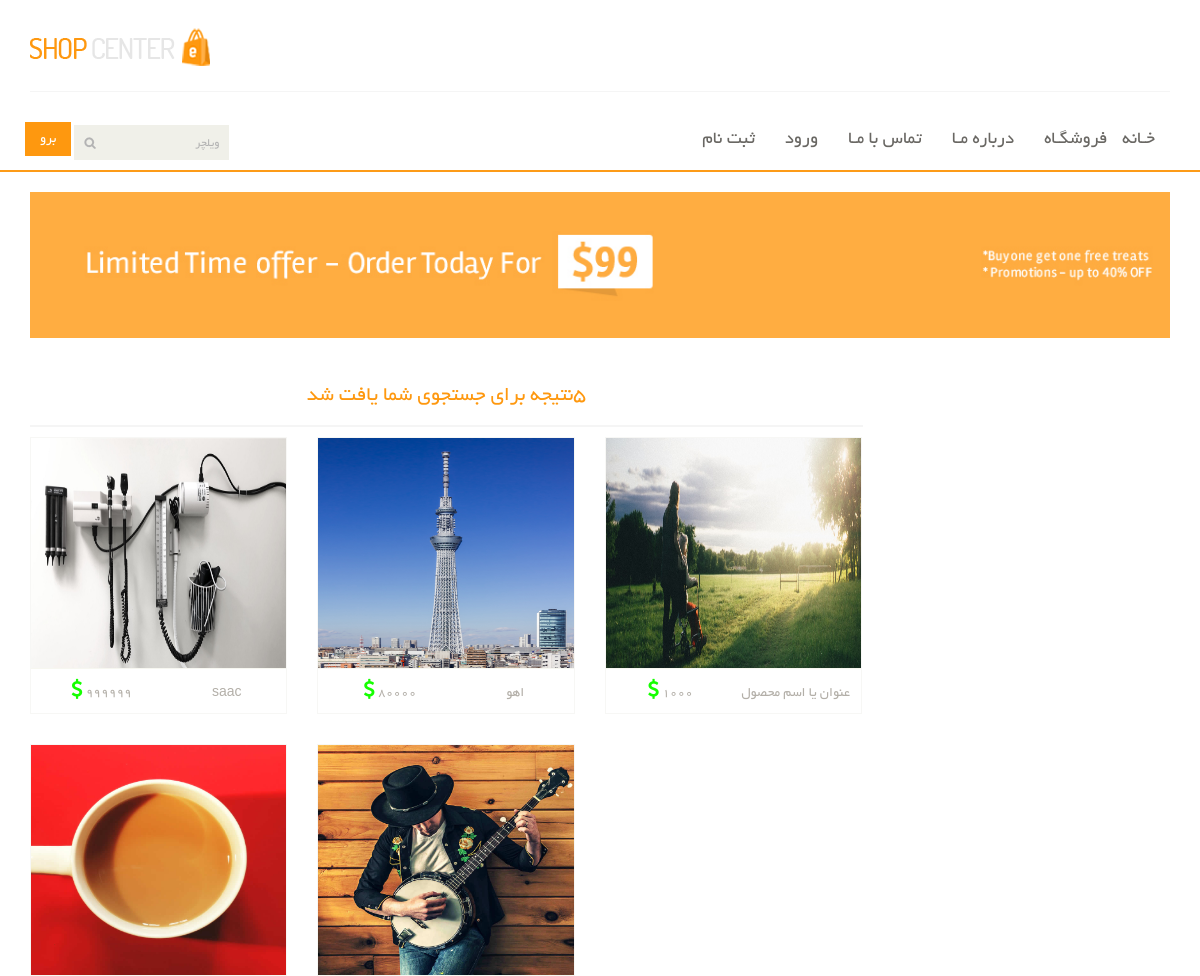
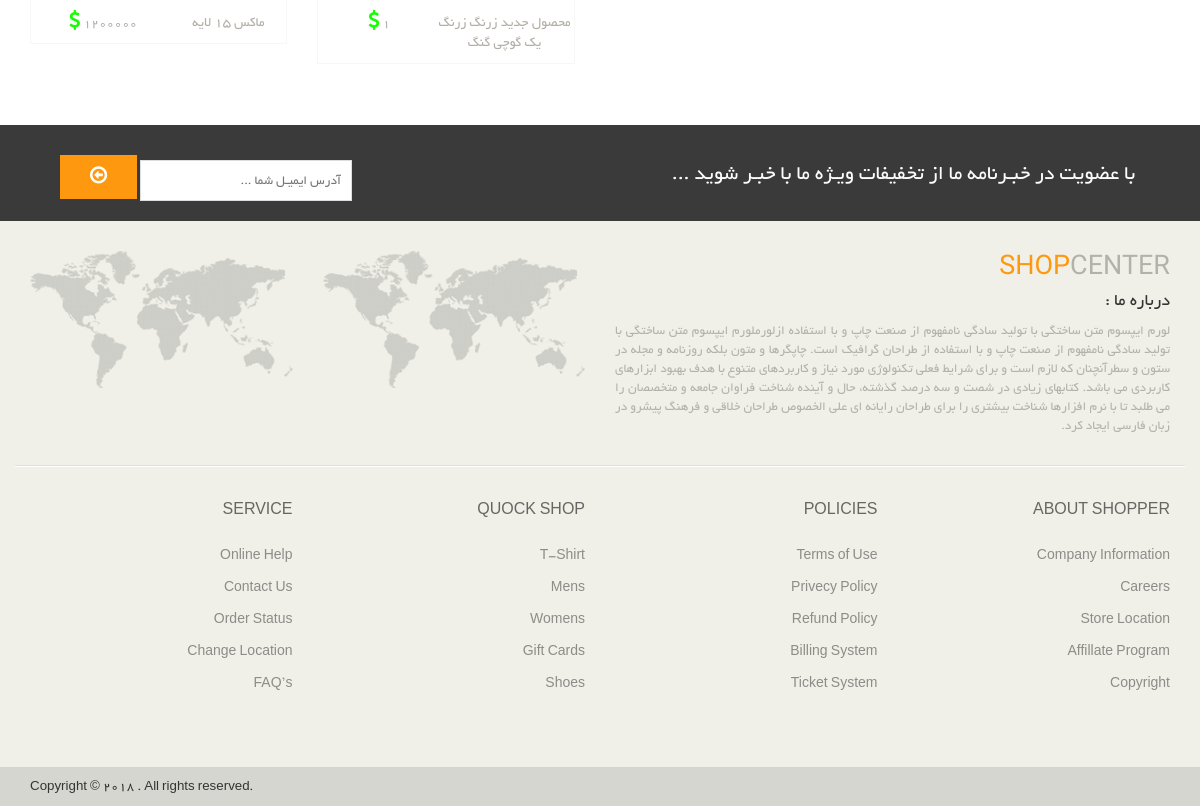
/shop/search?q=ویلچر, run on the app's committed database (2 pictures, top to bottom).
### marchPRODUCTS/models.py (models this page shows, shortened)
class Product(models.Model):
    title       = models.CharField(blank=False, max_length=50, default='عنوان یا اسم محصول', verbose_name='عنوان')
    price       = models.PositiveIntegerField(blank=False, default=0,verbose_name='قیمت',)
    caption     = models.CharField(blank=False, max_length=160, verbose_name='توضیحات کوتاه و مختصر')
    pic         = models.ImageField(upload_to=media_upload_path, null=True, blank=False,verbose_name='عکس')
    description = models.TextField(blank=False, max_length=800, verbose_name=' توضیح کامل')
    brand       = models.CharField(blank=True, null=True, max_length=40,verbose_name='برند')
    active      = models.BooleanField(default=True,verbose_name='فعال')
    timestamp   = models.DateTimeField("تاریخ و ساعت", auto_now_add=True)
    category    = models.ManyToManyField(Category, verbose_name='دسته', blank=True)
    views       = models.IntegerField(blank=True, default=0, null=False)
    objects = ProductsManager()
    class Meta:
        verbose_name = 'عنوان'
        verbose_name_plural = 'محصول'
    def getAbsoluteUrl(self):
        return f"/shop/{self.id}/{self.title.replace(' ', '-')}"

### marchPRODUCTS/views.py (the view)
# urls.py: path('shop/search', search),
def search(request, *args, **kwargs):
    querry   = request.GET.get('q')
    products = Product.objects.search(querry).order_by('title')
    products.reverse()
    searchCount = products.count()
    print(*args)
    print(**kwargs)
    context = {
        'page_obj' : products,
        'count' : searchCount,
    }
    return render(request, 'search_page.html', context)

### marchPRODUCTS/models.py (called while the page is built)
    def search(self, querry):
        condition =  Q(title__icontains=str(querry)) |  Q(caption=str(querry)) | Q(tag__title__iexact=str(querry)) | Q(category__title__icontains=str(querry)) ;
        return self.get_queryset().filter(condition, active=True).distinct()

### marchPRODUCTS/templates/search_page.html (shortened to what this page needs)
{% load static %}
{% load render_partial %}
<!DOCTYPE html>
<html lang="fa">
<head>
    {%include 'shit/css-links.html'%}
</head>
<body>
	<header id="header">
		{%include 'shit/site-header.html'%}
	</header>
	<section id="advertisement">
		<div class="container">
			<img src= "{% static 'images/shop/advertisement.jpg' %}" alt="" />
		</div>
	</section>
	<section>
		<div class="container">
			<div class="row">
				<div class="col-sm-9 padding-right">
					<div class="features_items">
                        <h2 class="title text-center">{{count}}نتیجه برای جستجوی شما یافت شد</h2>
						{% for product in page_obj %}
						{% include 'shit/card-component.html' with product=product%}
						{% endfor %}
					</div>
					<div class="pagpag">
					</div>
				</div>
				<div class="col-sm-3">
				</div>
			</div>
		</div>
	</section>
	{%include 'shit/footer.html' with g=gooz%}
</body>
</html>

### templates/shit/card-component.html (shortened to what this page needs)
{% load static %}
<div class="col-sm-4">
							<div class="product-image-wrapper">
								<div class="single-products">
									<div class="productinfo text-center">
										<img src="{{product.pic.url}}" alt="{{product.description}}">
									</div>
									<div class="product-overlay">
										<div class="overlay-content">
										</div>
									</div>
								</div>
								<div class="choose">
									<ul class="nav nav-pills nav-justified">
										<li><a><span class="font12">{{product.title}}</span ></a></li>
										<li><a><span>{{product.price}}</span> <i class="fa fa-usd green font20"></i></a></li>
									</ul>
								</div>
							</div>
						</div>

### assets/css/main.css (style rules this page uses)
body { font-family: 'BYekan'; font-size: 10pt; position: relative; font-weight: normal; direction: rtl; }
ul li { list-style: none; }
a { -webkit-transition: 300ms; -moz-transition: 300ms; -o-transition: 300ms; transition: 300ms; }
h1, h2, h3, h4, h5, h6 { font-family: 'BYekan', sans-serif; }
#header { border-bottom: solid 2px #FD9B18; margin-bottom: 20px; }
.left-sidebar h2:after, h2.title:after { content: " "; position: absolute; border: 1px solid #f5f5f5; bottom:-20px; right: 0; width: 100%; height: 0; z-index: -2; }
h2.title:before { content: " "; position: absolute; background: #fff; bottom: -6px; width: 220px; height: 30px; z-index: -1; right: 50%; margin-right: -110px; }
.padding-right { padding-left: 0; }
.features_items { overflow:hidden; }
h2.title { color: #FE980F; font-family: 'BYekan', sans-serif; font-size: 16pt; font-weight: 400; margin: 0 15px; text-transform: uppercase; margin-bottom: 30px; position: relative; }
.product-image-wrapper { border:1px solid #F7F7F5; overflow: hidden; margin-bottom:30px; }
.single-products { position: relative; }
.productinfo img { width: 100%; }
.productinfo { position:relative; }
.product-overlay { background:#FE980F; top: 0; display: none; height: 0; position: absolute; transition: height 500ms ease 0s; width: 100%; display: block; opacity:; }
.product-overlay .overlay-content { bottom: 0; position: absolute; bottom: 0; text-align: center; width: 100%; }
.choose { border-top: 1px solid #F7F7F0; }
.choose ul li a { color: #B3AFA8; font-family: 'BYekan', sans-serif; font-size: 13px; padding-left: 0; padding-right: 0; }
.choose ul li a i { margin-left:5px; }
#advertisement { padding-bottom: 45px; }
#advertisement img { width: 100%; }

### assets/css/MyCss.css (style rules this page uses)
*, *::before, *::after { box-sizing: border-box; }
.single-products { height: 230px; }
.product-overlay { background: #00000091; }
.productinfo img, .productinfo { height: 100%; }
.pagpag { text-align: center; }
.green { color: rgb(21, 255, 0); }
.font12 { font-size: 14px; }
.font20 { font-size: 20px; }

### data on the page
Product: pic (picture), title "saac", price "999999"
Product: pic (picture), title "اهو", price "80000"
Product: pic (picture), title "عنوان یا اسم محصول", price "1000"
Product: pic (picture), title "ماکس 15 لایه", price "1200000"
Product: pic (picture), title "محصول جدید زرنگ زرنگ یک گوچی گنگ", price "1"

### other printed values
{{ count }} "5"
